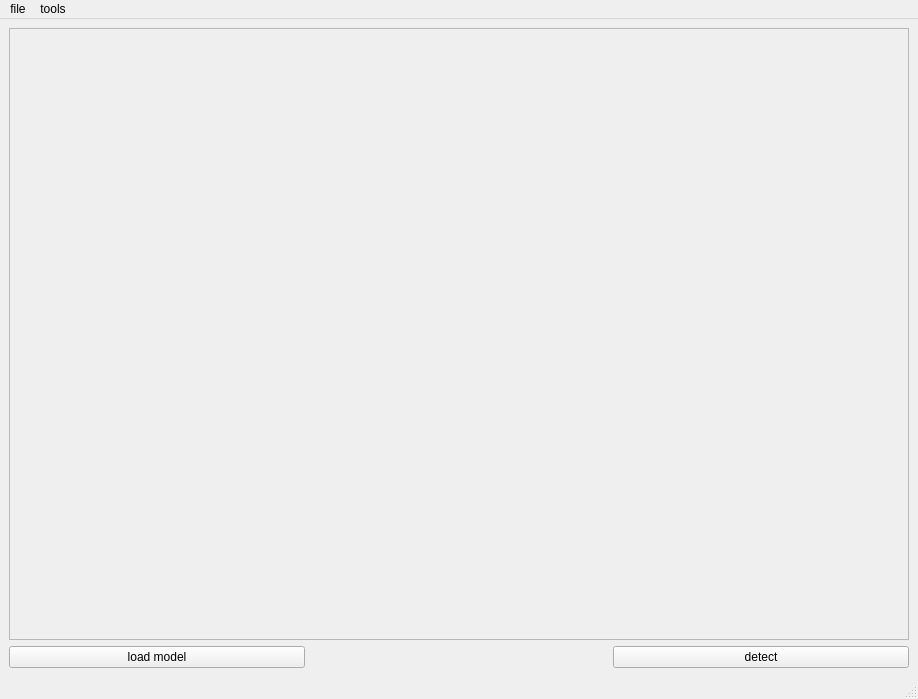
<?xml version="1.0" encoding="UTF-8"?>
<ui version="4.0">
 <class>MainWindow</class>
 <widget class="QMainWindow" name="MainWindow">
  <property name="geometry">
   <rect>
    <x>0</x>
    <y>0</y>
    <width>918</width>
    <height>699</height>
   </rect>
  </property>
  <property name="windowTitle">
   <string>ship target detection</string>
  </property>
  <property name="layoutDirection">
   <enum>Qt::LeftToRight</enum>
  </property>
  <widget class="QWidget" name="centralwidget">
   <layout class="QVBoxLayout" name="verticalLayout">
    <item>
     <layout class="QGridLayout" name="gridLayout">
      <item row="1" column="1">
       <spacer name="horizontalSpacer">
        <property name="orientation">
         <enum>Qt::Horizontal</enum>
        </property>
        <property name="sizeType">
         <enum>QSizePolicy::Minimum</enum>
        </property>
        <property name="sizeHint" stdset="0">
         <size>
          <width>50</width>
          <height>20</height>
         </size>
        </property>
       </spacer>
      </item>
      <item row="0" column="0" colspan="3">
       <widget class="QScrollArea" name="scrollArea">
        <property name="widgetResizable">
         <bool>true</bool>
        </property>
        <widget class="QWidget" name="scrollAreaWidgetContents">
         <property name="geometry">
          <rect>
           <x>0</x>
           <y>0</y>
           <width>896</width>
           <height>606</height>
          </rect>
         </property>
         <layout class="QGridLayout" name="gridLayout_2">
          <item row="0" column="0">
           <widget class="QLabel" name="label">
            <property name="text">
             <string/>
            </property>
           </widget>
          </item>
         </layout>
        </widget>
       </widget>
      </item>
      <item row="1" column="0">
       <widget class="QPushButton" name="loadButton">
        <property name="sizePolicy">
         <sizepolicy hsizetype="Minimum" vsizetype="Minimum">
          <horstretch>0</horstretch>
          <verstretch>0</verstretch>
         </sizepolicy>
        </property>
        <property name="text">
         <string>load model</string>
        </property>
       </widget>
      </item>
      <item row="1" column="2">
       <widget class="QPushButton" name="detectButton">
        <property name="sizePolicy">
         <sizepolicy hsizetype="Minimum" vsizetype="Minimum">
          <horstretch>0</horstretch>
          <verstretch>0</verstretch>
         </sizepolicy>
        </property>
        <property name="text">
         <string>detect</string>
        </property>
       </widget>
      </item>
     </layout>
    </item>
   </layout>
  </widget>
  <widget class="QMenuBar" name="menubar">
   <property name="geometry">
    <rect>
     <x>0</x>
     <y>0</y>
     <width>918</width>
     <height>20</height>
    </rect>
   </property>
   <widget class="QMenu" name="menuFile">
    <property name="title">
     <string>file</string>
    </property>
    <addaction name="actionOpen"/>
    <addaction name="actionExit"/>
   </widget>
   <widget class="QMenu" name="menuTools">
    <property name="title">
     <string>tools</string>
    </property>
    <addaction name="actionBuild_model"/>
    <addaction name="actionDetect"/>
   </widget>
   <addaction name="menuFile"/>
   <addaction name="menuTools"/>
  </widget>
  <widget class="QStatusBar" name="statusbar"/>
  <action name="actionOpen">
   <property name="text">
    <string>open</string>
   </property>
   <property name="shortcut">
    <string>Ctrl+O</string>
   </property>
  </action>
  <action name="actionExit">
   <property name="text">
    <string>exit</string>
   </property>
   <property name="shortcut">
    <string>Ctrl+Q</string>
   </property>
  </action>
  <action name="actionBuild_model">
   <property name="text">
    <string>build model</string>
   </property>
  </action>
  <action name="actionDetect">
   <property name="text">
    <string>detect</string>
   </property>
  </action>
 </widget>
 <resources/>
 <connections/>
</ui>
